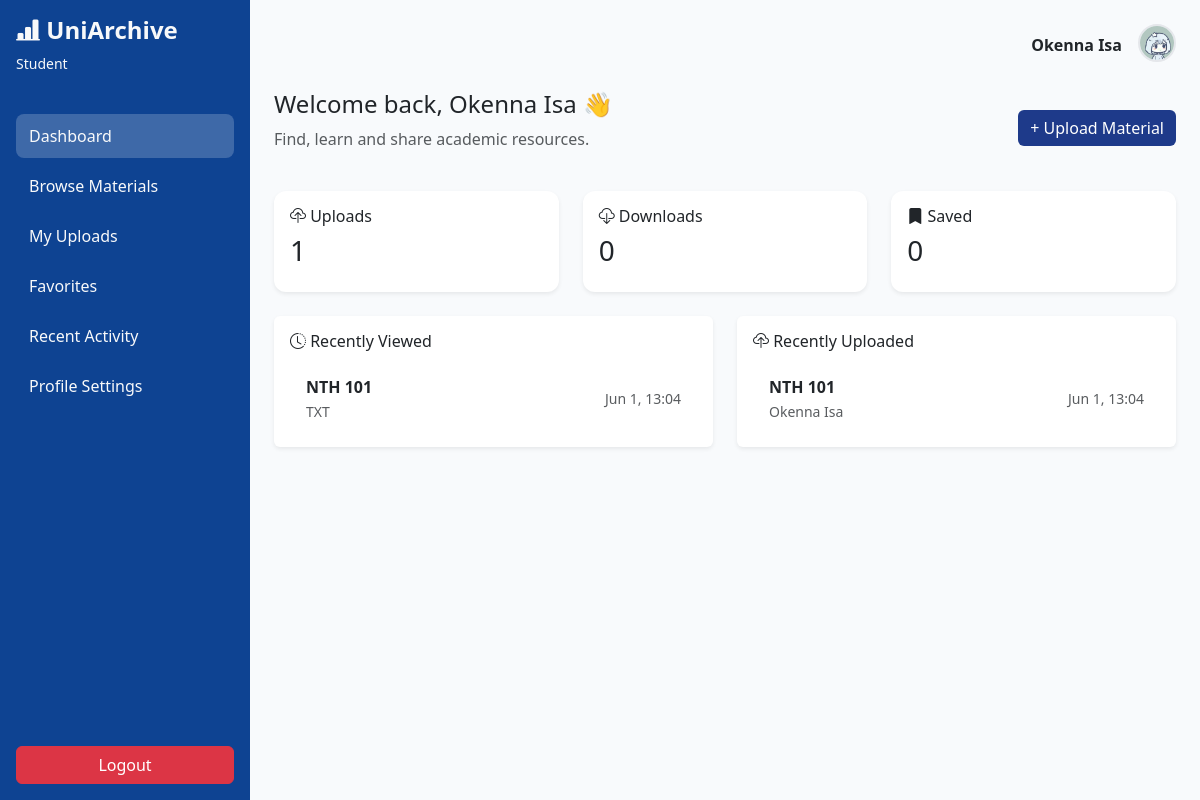
Page /public/dashboard.php (signed in) on the committed database.
### tables this page shows
CREATE TABLE `users` (
  `id` int(11) NOT NULL,
  `name` varchar(100) NOT NULL,
  `email` varchar(120) DEFAULT NULL,
  `password` varchar(255) NOT NULL,
  `role` enum('student','staff') DEFAULT 'student',
  `institution_id` int(11) DEFAULT NULL,
  `matric_number` varchar(50) DEFAULT NULL,
  `department` varchar(100) DEFAULT NULL,
  `level` varchar(10) DEFAULT NULL,
  `profile_image` varchar(255) DEFAULT NULL,
  `theme` varchar(20) DEFAULT 'light',
  `language` varchar(20) DEFAULT 'english',
  `created_at` timestamp NOT NULL DEFAULT current_timestamp()
);

CREATE TABLE `recent_views` (
  `id` int(11) NOT NULL,
  `user_id` int(11) NOT NULL,
  `upload_id` int(11) NOT NULL,
  `viewed_at` timestamp NOT NULL DEFAULT current_timestamp() ON UPDATE current_timestamp()
);

CREATE TABLE `uploads` (
  `id` int(11) NOT NULL,
  `user_id` int(11) NOT NULL,
  `institution_id` int(11) DEFAULT NULL,
  `title` varchar(255) NOT NULL,
  `description` text DEFAULT NULL,
  `file_name` varchar(255) NOT NULL,
  `file_type` varchar(50) DEFAULT NULL,
  `file_size` int(11) DEFAULT NULL,
  `visibility` enum('private','institution','public') DEFAULT 'institution',
  `created_at` timestamp NOT NULL DEFAULT current_timestamp()
);

### public/dashboard.php (the view, shortened to what this page needs)
<?php
require "../config/db.php";
$user_id = $_SESSION['user_id'];
$role = $_SESSION['role'] ?? 'student';
$name = $_SESSION['name'] ?? 'User';
$themeClass = ($role === 'staff') ? 'theme-staff' : 'theme-student';
$stmt = $conn->prepare("SELECT profile_image FROM users WHERE id = ? LIMIT 1");
$stmt->bind_param("i", $user_id);
$stmt->execute();
$res = $stmt->get_result();
$userData = $res->fetch_assoc();
$profile_image = !empty($userData['profile_image'])
    ? '../uploads/profiles/' . $userData['profile_image']
    : '../assests/images/default-avatar.png';
if ($role === 'student') {
    $uploads = $conn->query("
        SELECT COUNT(*) as total
        FROM uploads
        WHERE user_id = $user_id
    ")->fetch_assoc()['total'] ?? 0;
    $downloads = 0;
    $check = $conn->query("SHOW TABLES LIKE 'downloads'");
    if ($check && $check->num_rows > 0) {
        $downloads = $conn->query("
            SELECT COUNT(*) as total
            FROM downloads
            WHERE user_id = $user_id
        ")->fetch_assoc()['total'] ?? 0;
    }
    $saved = 0;
    $checkSaved = $conn->query("SHOW TABLES LIKE 'saved'");
    if ($checkSaved && $checkSaved->num_rows > 0) {
        $saved = $conn->query("
            SELECT COUNT(*) as total
            FROM saved
            WHERE user_id = $user_id
        ")->fetch_assoc()['total'] ?? 0;
    }
    $stats = [
        ['label' => '<i class="bi bi-cloud-upload"></i> Uploads', 'value' => $uploads],
        ['label' => '<i class="bi bi-cloud-download"></i> Downloads', 'value' => $downloads],
        ['label' => '<i class="bi bi-bookmark-fill"></i> Saved', 'value' => $saved],
    ];
}
$recentStmt = $conn->prepare("
    SELECT uploads.id,
           uploads.title,
           uploads.file_type,
           recent_views.viewed_at
    FROM recent_views
    JOIN uploads ON recent_views.upload_id = uploads.id
    WHERE recent_views.user_id = ?
    ORDER BY recent_views.viewed_at DESC
    LIMIT 5
");
$recentStmt->bind_param("i", $user_id);
$recentStmt->execute();
$recentFiles = $recentStmt->get_result();
$recentUploadsStmt = $conn->prepare("
    SELECT uploads.id,
           uploads.title,
           uploads.file_type,
           uploads.created_at,
           users.name AS uploader_name
    FROM uploads
    JOIN users ON uploads.user_id = users.id
    ORDER BY uploads.created_at DESC
    LIMIT 5
");
$recentUploadsStmt->execute();
$recentUploads = $recentUploadsStmt->get_result();
?>
<!DOCTYPE html>
<html>
<head>
    <link href="https://cdn.jsdelivr.net/npm/bootstrap@5.3.3/dist/css/bootstrap.min.css" rel="stylesheet">
    <link rel="stylesheet" href="../assests/style.css">
    <link href="https://cdn.jsdelivr.net/npm/bootstrap-icons@1.11.3/font/bootstrap-icons.css" rel="stylesheet">
</head>
<body class="<?= $themeClass; ?>">
    <div class="d-flex">
        <?php include "../includes/sidebar.php"; ?>
        <div class="main-content flex-grow-1 p-4">
            <div class="d-flex justify-content-between align-items-center mb-4">
                <div class="d-flex align-items-center gap-3">
                    <strong><?= htmlspecialchars($name); ?></strong>
                    <a href="settings.php" title="Profile Settings">
                        <img src="<?= $profile_image ?>"
                            class="dashboard-avatar rounded-circle mb-1"
                            width="120"
                            height="120"
                            alt="Profile">
                    </a>
                </div>
            </div>
            <div class="d-flex justify-content-between align-items-center">
                <div>
                    <h4>Welcome back, <?= htmlspecialchars($name); ?> 👋</h4>
                    <p class="text-muted">Find, learn and share academic resources.</p>
                </div>
                <button class="btn btn-primary" onclick="openModal()">
                    + Upload Material
                </button>
            </div>
            <div class="row mt-4">
                <?php foreach ($stats as $stat): ?>
                    <div class="col-md-4">
                        <div class="card stat-card p-3 shadow-sm border-0">
                            <h6><?= $stat['label']; ?></h6>
                            <h3><?= $stat['value']; ?></h3>
                        </div>
                    </div>
                <?php endforeach; ?>
            </div>
            <div class="row mt-4">
                <div class="col-md-6">
                    <div class="card p-3 shadow-sm border-0">
                        <div class="d-flex justify-content-between align-items-center mb-3">
                            <h6 class="mb-0">
                                <i class="bi bi-clock-history"></i>
                                Recently Viewed
                            </h6>
                        </div>
                        <ul class="list-group list-group-flush">
                            <?php while ($row = $recentFiles->fetch_assoc()): ?>
                                <li class="list-group-item d-flex justify-content-between align-items-center">
                                    <div>
                                        <div class="fw-semibold">
                                            <?= htmlspecialchars($row['title']) ?>
                                        </div>
                                        <small class="text-muted">
                                            <?= strtoupper($row['file_type']) ?>
                                        </small>
                                    </div>
                                    <small class="text-muted">
                                        <?= date("M j, H:i", strtotime($row['viewed_at'])) ?>
                                    </small>
                                </li>
                            <?php endwhile; ?>
                        </ul>
                    </div>
                </div>
                <div class="col-md-6">
                    <div class="card p-3 shadow-sm border-0">
                        <div class="d-flex justify-content-between align-items-center mb-3">
                            <h6 class="mb-0">
                                <i class="bi bi-cloud-upload"></i>
                                Recently Uploaded
                            </h6>
                        </div>
                        <ul class="list-group list-group-flush">
                            <?php while ($up = $recentUploads->fetch_assoc()): ?>
                                <li class="list-group-item d-flex justify-content-between align-items-center">
                                    <div>
                                        <div class="fw-semibold">
                                            <?= htmlspecialchars($up['title']) ?>
                                        </div>
                                        <small class="text-muted">
                                            <?= htmlspecialchars($up['uploader_name']) ?>
                                        </small>
                                    </div>
                                    <small class="text-muted">
                                        <?= date("M j, H:i", strtotime($up['created_at'])) ?>
                                    </small>
                                </li>
                            <?php endwhile; ?>
                        </ul>
                    </div>
                </div>
            </div>
        </div>
    </div>
</body>
</html>

### assests/style.css (style rules this page uses)
.theme-student { --primary: #1e3a8a; --primary-light: #3b82f6; }
.main-content { background: #f8fafc; min-height: 100vh; }
.stat-card { border-radius: 12px; border: none; box-shadow: 0 4px 12px rgba(0,0,0,0.05); }
.theme-student .btn-primary, .theme-staff .btn-primary { background-color: var(--primary); border: none; }
.list-group-item { border: none; border-bottom: 1px solid #eee; }
.btn { transition: all 0.2s ease; }
.dashboard-avatar { width: 38px; height: 38px; border-radius: 50%; object-fit: cover; border: 2px solid #e5e7eb; cursor: pointer; transition: 0.2s ease; }

### rows in the picture
users: profile_image (picture)
recent_views: upload.title "NTH 101", upload.file_type "TXT", viewed_at "Jun 1, 13:04"
uploads: title "NTH 101", user.name "Okenna Isa", created_at "Jun 1, 13:04"

### other values in the picture
$role "Student"
$name "Okenna Isa"
$stat['label'] "Uploads"
$stat['value'] "1"
$stat['label'] "Downloads"
$stat['value'] "0"
$stat['label'] "Saved"
